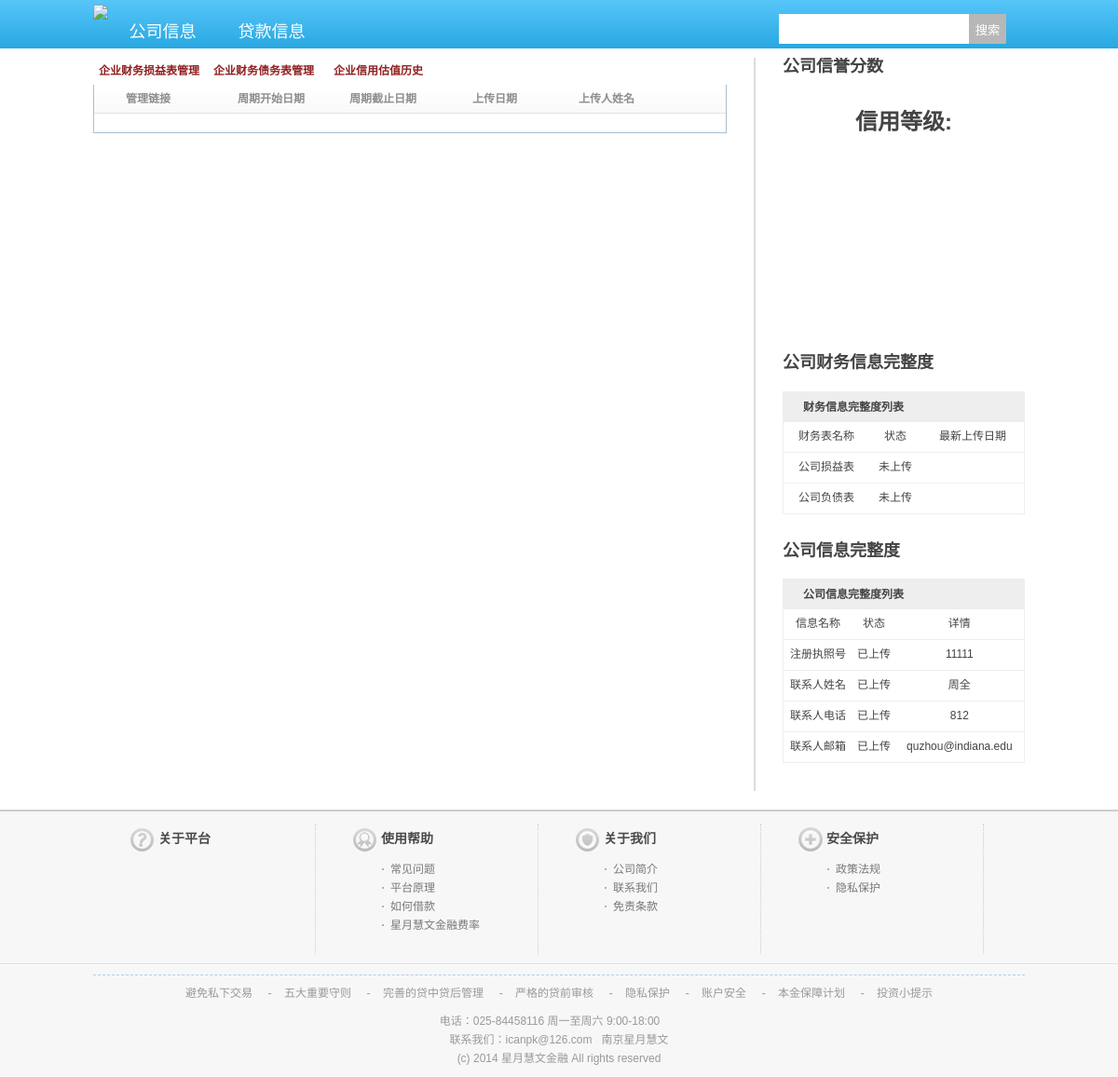
The page /new_php/bank_member/view_finance_manage_sheet.php?orgID=2 (signed in) on the database as committed earlier.
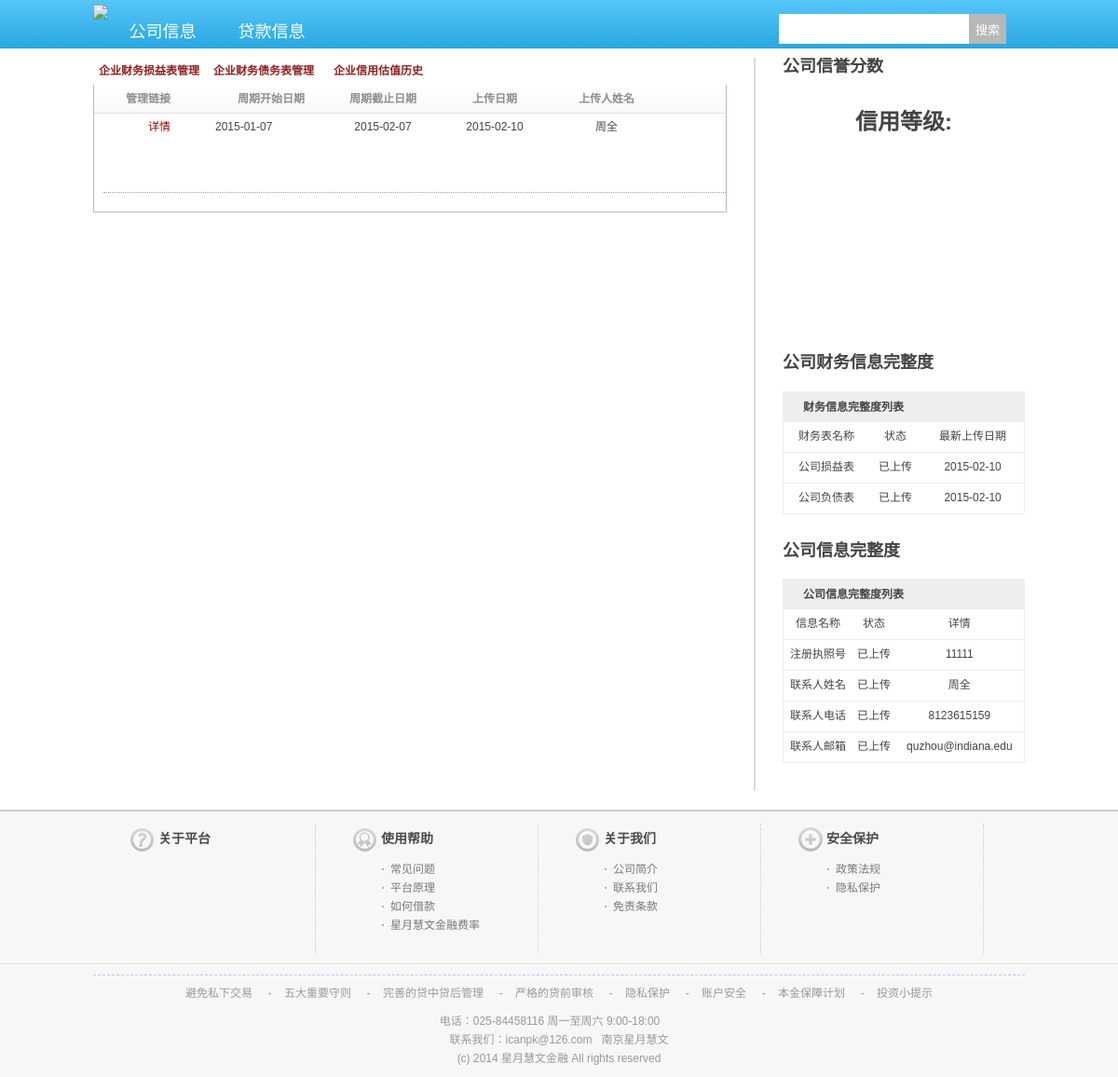
The same page on the database as committed later.
### tables this page shows
CREATE TABLE `organization` (
  `organizationID` bigint(20) NOT NULL AUTO_INCREMENT,
  `groupID` tinyint(4) DEFAULT NULL,
  `orgName` varchar(255) DEFAULT NULL,
  `regTime` date DEFAULT NULL,
  `regLocation` varchar(1000) DEFAULT NULL,
  `prodLocation` varchar(1000) DEFAULT NULL,
  `regCapital` double DEFAULT NULL,
  `regLicence` varchar(1000) DEFAULT NULL,
  `regAuthority` varchar(1000) DEFAULT NULL,
  `contactName` varchar(1000) DEFAULT NULL,
  `contactEmail` varchar(1000) DEFAULT NULL,
  `contactPhone` varchar(1000) DEFAULT NULL,
  `appendum` text,
  `organizationKey` varchar(1000) NOT NULL,
  PRIMARY KEY (`organizationID`),
  KEY `groupID` (`groupID`),
  CONSTRAINT `organization_ibfk_1` FOREIGN KEY (`groupID`) REFERENCES `user_group` (`groupID`)
);

CREATE TABLE `t_balance_sheet` (
  `sheetID` bigint(20) NOT NULL AUTO_INCREMENT,
  `organizationID` bigint(20) NOT NULL,
  `sheetDate` date DEFAULT NULL,
  `grossAssets` double DEFAULT NULL,
  `floatingAssets` double DEFAULT NULL,
  `monetaryCapital` double DEFAULT NULL,
  `liquidInvestment` double DEFAULT NULL,
  `notesReceivables` double DEFAULT NULL,
  `AccountsReceivables` double DEFAULT NULL,
  `suppliersAdvances` double DEFAULT NULL,
  `receivableSubsidies` double DEFAULT NULL,
  `otherReceivables` double DEFAULT NULL,
  `dividendsReceivables` double DEFAULT NULL,
  `stock` double DEFAULT NULL,
  `deferredExpenses` double DEFAULT NULL,
  `otherfloatingAssets` double DEFAULT NULL,
  `nonliquidAssets` double DEFAULT NULL,
  `longequityInvest` double DEFAULT NULL,
  `fixedAssetsTotal` double DEFAULT NULL,
  `fixedAssetsOrigin` double DEFAULT NULL,
  `fixedAssetsNet` double DEFAULT NULL,
  `constructionProcess` double DEFAULT NULL,
  `intangibleAssets` double DEFAULT NULL,
  `longdeferredExpenses` double DEFAULT NULL,
  `othernonliquidInvest` double DEFAULT NULL,
  `grossDebt` double DEFAULT NULL,
  `currentDebt` double DEFAULT NULL,
  `shortLoan` double DEFAULT NULL,
  `notesPayables` double DEFAULT NULL,
  `accountsPayables` double DEFAULT NULL,
  `advanceCustomers` double DEFAULT NULL,
  `taxPayables` double DEFAULT NULL,
  `otherPayables` double DEFAULT NULL,
  `salaries` double DEFAULT NULL,
  `dividendsPayables` double DEFAULT NULL,
  `otherfloatingDebt` double DEFAULT NULL,
  `longLoan` double DEFAULT NULL,
  `othernonfloatingDebt` double DEFAULT NULL,
  `ownerEquity` double DEFAULT NULL,
  `paidinCapital` double DEFAULT NULL,
  `contributedSurplus` double DEFAULT NULL,
  `reservedSurplus` double DEFAULT NULL,
  `undistributedProfit` double DEFAULT NULL,
  `debtownerequityTotal` double DEFAULT NULL,
  `assetliabilityRatio` double DEFAULT NULL,
  `liquidityRatio` double DEFAULT NULL,
  `quickRatio` double DEFAULT NULL,
  `submissionUser` bigint(20) DEFAULT NULL,
  `file_url` varchar(1000) DEFAULT NULL,
  `startDate` date DEFAULT NULL,
  `endDate` date DEFAULT NULL,
  `nonfloatingDebt` double DEFAULT NULL,
  PRIMARY KEY (`sheetID`),
  KEY `organizationID` (`organizationID`),
  KEY `submissionUser` (`submissionUser`),
  CONSTRAINT `t_balance_sheet_ibfk_1` FOREIGN KEY (`organizationID`) REFERENCES `organization` (`organizationID`),
  CONSTRAINT `t_balance_sheet_ibfk_2` FOREIGN KEY (`submissionUser`) REFERENCES `users` (`userID`)
);

CREATE TABLE `users` (
  `userID` bigint(20) NOT NULL AUTO_INCREMENT,
  `LastName` varchar(255) NOT NULL,
  `FirstName` varchar(255) NOT NULL,
  `homeAddress` varchar(1000) DEFAULT NULL,
  `businessAddress` varchar(1000) DEFAULT NULL,
  `IDType` varchar(1000) DEFAULT NULL,
  `IDNo` int(11) DEFAULT NULL,
  `email` varchar(1000) DEFAULT NULL,
  `phone` varchar(1000) DEFAULT NULL,
  `emergencyName` varchar(1000) DEFAULT NULL,
  `emergencyEmail` varchar(1000) DEFAULT NULL,
  `organizationID` bigint(20) DEFAULT NULL,
  `groupID` tinyint(4) DEFAULT NULL,
  `username` varchar(100) NOT NULL,
  `password` varchar(1000) DEFAULT NULL,
  `gender` tinyint(4) DEFAULT NULL,
  `emergencyPhone` varchar(1000) DEFAULT NULL,
  PRIMARY KEY (`userID`),
  UNIQUE KEY `username` (`username`),
  KEY `groupID` (`groupID`),
  KEY `organizationID` (`organizationID`),
  CONSTRAINT `users_ibfk_1` FOREIGN KEY (`groupID`) REFERENCES `user_group` (`groupID`),
  CONSTRAINT `users_ibfk_2` FOREIGN KEY (`organizationID`) REFERENCES `organization` (`organizationID`)
);

### new_php/bank_member/view_finance_manage_sheet.php (the view, shortened to what the changed rows need)
<?php
$orgID=$_GET['orgID'];
$org_sql="SELECT * FROM organization WHERE organizationID=".$orgID;
$org_result=mysql_query($org_sql);
$org_row=mysql_fetch_array($org_result);
$regLicence=$org_row['regLicence'];
$contactName=$org_row['contactName'];
$contactEmail=$org_row['contactEmail'];
$contactPhone=$org_row['contactPhone'];
?>
<!DOCTYPE html PUBLIC "-//W3C//DTD XHTML 1.0 Transitional//EN" "http://www.w3.org/TR/xhtml1/DTD/xhtml1-transitional.dtd">
<html xmlns="http://www.w3.org/1999/xhtml">
<head>
<link rel="stylesheet" type="text/css" href="css/cd5130c04e21f5fa934eaeb037e9923a.css" />
<link rel="stylesheet" type="text/css" href="css/global.css" />
</head>
<body>
<div class="wrap">
<div class="long_uc f_l">
<div class="uc_r_bl_box clearfix">
<div class="silverBg tc pl10 " style="height:30px;line-height:30px; font-weight:bold; color:#8E8E8E">
    <div class="f_l tl" style="width:120px;text-indent:2em">
    </div>
    <div class="f_l" style="width:120px">
    </div>
    <div class="f_l" style="width:120px">
    </div>
    <div class="f_l" style="width:120px">
    </div>
    <div class="f_l" style="width:120px">
    </div>
</div>
<div class="clearfix pt5 pb5 pl10 ">
<div id="borrowed" class="tc">
	<?php
	$sheet_query="select * from t_balance_sheet where organizationID=".$orgID;
	$sheet_result=mysql_query($sheet_query);
	while($sheet_row = mysql_fetch_array($sheet_result))
		{
			$submission_sql="select * from users where userID=".$sheet_row['submissionUser'];
			$submission_result=mysql_query($submission_sql);
			$submission_row=mysql_fetch_array($submission_result);
			$submissionName=$submission_row['LastName'].$submission_row['FirstName'];
			echo'
	            <div class="clearfix pb10">
                <div class="f_l" style="width:120px;height: 64px;" align="center">
                     <a href="view_balance_sheet.php?sheetID='.$sheet_row['sheetID'].'&orgID='.$orgID.'">详情</a>
                </div>
                <div class="f_l tl" style="width:120px" align="center">
                    '.$sheet_row['startDate'].'
                </div>
                <div class="f_l t1" style="width:120px;">
                	'.$sheet_row['endDate'].'
				</div>
                <div class="f_l t1" style="width:120px">
                    '.$sheet_row['sheetDate'].'               </div>
                <div class="f_l" style="width:120px">
                '.$submissionName.'
				</div>
            </div>
            <div style="border-bottom:1px dotted #9D9D9D;margin:5px 0 ">
         </div>';
		}
		?>
                </div>
</div>
</div></div>
<div class="info f_l">
	<div id="info_grade">
	<h2>公司信誉分数</h2>
    <h1><center>信用等级:</center></h1>
	</div>
	<h2>公司财务信息完整度</h2>
	<table id="info_dksp_status" style="border-collapse:collapse;">
		<tr><th colspan="3">财务信息完整度列表</th></tr>
		<tr>
			<td>公司损益表</td>
			<td><?php
			$statement_result=mysql_query('select * from t_income_statement where organizationID='.$orgID);
			$statement_number=mysql_num_rows($statement_result);
			if($statement_number!=0)
				echo "已上传";
			else
				echo "未上传";
			?></td>
			<td><?php
			$statement_date_result=mysql_query('select MAX(statementDate) from t_income_statement where organizationID='.$orgID);
			$statement_date_row=mysql_fetch_array($statement_date_result);
			echo $statement_date_row['MAX(statementDate)'];
			?></td>
		</tr>
		<tr>
			<td>公司负债表</td>
			<td><?php
			$sheet_result=mysql_query('select * from t_balance_sheet where organizationID='.$orgID);
			$sheet_number=mysql_num_rows($sheet_result);
			if($sheet_number!=0)
				echo "已上传";
			else
				echo "未上传";
			?></td>
			<td><?php
			$sheet_date_result=mysql_query('select MAX(sheetDate) from t_balance_sheet where organizationID='.$orgID);
			$sheet_date_row=mysql_fetch_array($sheet_date_result);
			echo $sheet_date_row['MAX(sheetDate)'];
			?></td></td>
		</tr>
	</table>
	<h2>公司信息完整度</h2>
	<table id="info_dkgl_status" style="border-collapse:collapse;">
		<tr><th colspan="3">公司信息完整度列表</th></tr>
		<tr>
			<td>注册执照号</td>
			<td><?php
			if($regLicence!="")
				echo "已上传";
			else
				echo "未上传";?></td>
			<td><?php echo $regLicence;?></td>
		</tr>
		<tr>
			<td>联系人姓名</td>
			<td><?php
			if($contactName!="")
				echo "已上传";
			else
				echo "未上传";?></td>
			<td><?php echo $contactName;?></td>
		</tr>
		<tr>
			<td>联系人电话</td>
			<td><?php
			if($contactPhone!="")
				echo "已上传";
			else
				echo "未上传";?></td>
			<td><?php echo $contactPhone;?></td>
		</tr>
        <tr>
			<td>联系人邮箱</td>
			<td><?php
			if($contactEmail!="")
				echo "已上传";
			else
				echo "未上传";?></td>
			<td>
			<?php echo $contactEmail;?>
            </td>
		</tr>
	</table>
</div>
	</div>
</body>
</html>

Rows that differ between the two databases and show on the page:
added t_balance_sheet: startDate "2015-01-07", endDate "2015-02-07", sheetDate "2015-02-10", submissionUser.FirstName "周全"
changed organization "周全": contactPhone "812" → "8123615159"
Other text that changed with them:
$statement_date_row['MAX(statementDate)']: (not shown) → "2015-02-10"
$sheet_date_row['MAX(sheetDate)']: (not shown) → "2015-02-10"
text no longer shown: "未上传 未上传"
text now shown: "已上传 已上传"
